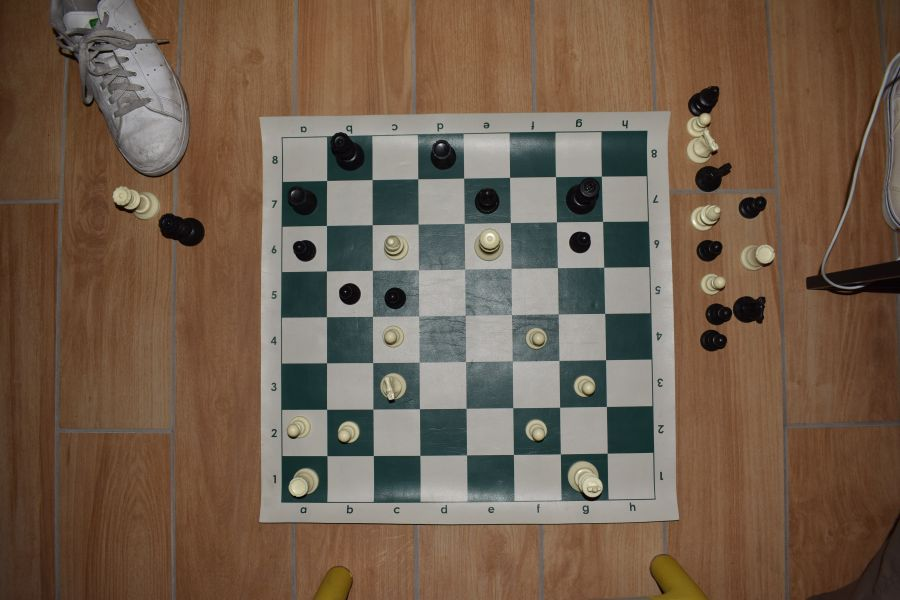
#> input picture tests/data/board.jpg, 900 x 600 px
$ python -i board_finder.py   (imports and definitions only)   (older library calls are emulated)
#> lines starting #> are read from the running program, lines starting #| are printed output that depends on the picture
"""Find an axis-aligned 8x8 board inside a larger image by its checker pattern.

Used as a pre-crop before screenshot recognition: a phone screenshot has avatars, a move
list and buttons around the board. The search runs on a downscaled copy (squares of one
colour must be uniform and alternate), then snaps the grid to the grid lines at full
resolution and checks it isn't one square off.
"""

from __future__ import annotations

from dataclasses import dataclass

import cv2
import numpy as np

COARSE_SIDE = 160         # the grid search runs on a copy with this shorter side


@dataclass
class Grid:
    x0: float             # top-left corner of the board, full-resolution pixels
    y0: float
    size: float           # square side in pixels
    consistent: int       # squares whose corner colour fits the checker pattern (of 64)
    contrast: float       # colour distance between light and dark squares
    spread: float         # typical deviation of squares from their parity's colour
    sharpness: float      # grid-line edge strength relative to mid-square
    noise: float          # pixel noise inside the plain part of a square

    @property
    def corners(self) -> list[list[float]]:
        """Image corners: top-left, top-right, bottom-right, bottom-left."""
        x1, y1 = self.x0 + 8 * self.size, self.y0 + 8 * self.size
        return [[self.x0, self.y0], [x1, self.y0], [x1, y1], [self.x0, y1]]


def _lab(img: np.ndarray) -> np.ndarray:
    return cv2.cvtColor(img, cv2.COLOR_BGR2LAB).astype(np.float32)


def _parity() -> np.ndarray:
    return (np.add.outer(np.arange(8), np.arange(8)) % 2).astype(bool)


def _coarse_search(lab: np.ndarray) -> tuple[int, int, int] | None:
    """Best (square size, x0, y0) on the small image, scored by how many squares fit an
    alternating two-colour pattern. Samples each square near its top-right corner, which
    pieces and coordinate labels rarely cover."""
    H, W = lab.shape[:2]
    odd = _parity()
    best, best_key = None, (-1, 0.0)
    # The board must fill at least half of the shorter side (true for phone and desktop
    # screenshots of a game), which keeps the search small.
    for S in range(max(6, min(H, W) // 16), min(H, W) // 8 + 1):
        ny, nx = H - 8 * S + 1, W - 8 * S + 1
        if ny <= 0 or nx <= 0:
            continue
        # Candidate origins every `st` pixels. The corner samples only pin the grid to within
        # about half a square (they fit anywhere a square is plain); _refine snaps it exactly.
        st = max(1, S // 6)
        p = max(2, round(S * 0.16))
        blur = cv2.blur(lab, (p, p))
        dx, dy = round(0.8 * S), round(0.2 * S)
        rows = [dy + r * S for r in range(8)]
        cols = [dx + c * S for c in range(8)]
        # (64, h, w, 3): every square's corner sample for every candidate origin.
        cells = np.stack([blur[y: y + ny: st, x: x + nx: st] for y in rows for x in cols])
        flat_odd = odd.ravel()
        means = np.stack([cells[~flat_odd].mean(axis=0), cells[flat_odd].mean(axis=0)])
        contrast = np.sqrt(((means[0] - means[1]) ** 2).sum(axis=-1))
        tol = np.maximum(6.0, 0.25 * contrast)
        d2 = ((cells - means[flat_odd.astype(int)]) ** 2).sum(axis=-1)
        count = (d2 < tol[None] ** 2).sum(axis=0)
        count[contrast < 20] = 0
        key = count + contrast / 1000.0
        i, j = np.unravel_index(int(np.argmax(key)), key.shape)
        if (count[i, j], contrast[i, j]) > best_key:
            best_key, best = (int(count[i, j]), float(contrast[i, j])), (S, j * st, i * st)
    return best if best_key[0] >= 40 else None


def _refine(gray: np.ndarray, x0: float, y0: float, S: float, reach: float,
            size_reach: float) -> tuple[float, float, float]:
    """Snap the grid to its 9 grid lines in each direction (lines on or just past the image
    edge, as for a board spanning the full screen width, score what's there)."""
    gx = np.abs(cv2.Sobel(gray, cv2.CV_32F, 1, 0, ksize=3))
    gy = np.abs(cv2.Sobel(gray, cv2.CV_32F, 0, 1, ksize=3))
    H, W = gray.shape
    ya, yb = int(max(0, y0 + 0.5 * S)), int(min(H, y0 + 7.5 * S))
    xa, xb = int(max(0, x0 + 0.5 * S)), int(min(W, x0 + 7.5 * S))
    col = gx[ya:yb].sum(axis=0)
    row = gy[:, xa:xb].sum(axis=1)
    k = np.arange(0, 9)
    best = (-1.0, x0, y0, S)
    for s in np.arange(S - size_reach, S + size_reach + 1e-6, 0.25):
        def line_energy(profile, start):
            starts = np.arange(start - reach, start + reach + 1e-6, 0.5)
            idx = np.rint(starts[:, None] + k[None, :] * s).astype(int)
            ok = (idx >= -2).all(axis=1) & (idx <= len(profile) + 1).all(axis=1)
            if not ok.any():
                return -1.0, start
            e = np.where(ok, profile[np.clip(idx, 0, len(profile) - 1)].sum(axis=1), -1.0)
            i = int(np.argmax(e))
            return float(e[i]), float(starts[i])
        ex, bx = line_energy(col, x0)
        ey, by = line_energy(row, y0)
        if ex + ey > best[0]:
            best = (ex + ey, bx, by, float(s))
    return best[1], best[2], best[3]


def _corner_samples(lab: np.ndarray, x0: float, y0: float, S: float) -> np.ndarray | None:
    """(8, 8, 3) median colour near each square's top-right corner, or None if off-image."""
    H, W = lab.shape[:2]
    v = np.zeros((8, 8, 3), np.float32)
    for r in range(8):
        for c in range(8):
            ya, yb = int(y0 + (r + 0.1) * S), int(y0 + (r + 0.3) * S)
            xa, xb = int(x0 + (c + 0.7) * S), int(x0 + (c + 0.9) * S)
            if ya < 0 or xa < 0 or yb > H or xb > W or yb <= ya or xb <= xa:
                return None
            v[r, c] = np.median(lab[ya:yb, xa:xb].reshape(-1, 3), axis=0)
    return v


def _fit(v: np.ndarray) -> tuple[int, float]:
    """(squares fitting the checker pattern, contrast) for corner samples."""
    odd = _parity()
    med = [np.median(v[odd == p], axis=0) for p in (False, True)]
    dist = np.linalg.norm(v - np.where(odd[..., None], med[1], med[0]), axis=2)
    contrast = float(np.linalg.norm(med[0] - med[1]))
    return int((dist < max(6.0, 0.25 * contrast)).sum()), contrast


def _best_shift(img: np.ndarray, x0: float, y0: float, S: float) -> tuple[float, float]:
    """The refined grid can still be a whole square off (one row or column outside the
    board); keep whichever of the 9 one-square shifts fits the checker pattern best."""
    lab = _lab(img)
    best, best_key = (x0, y0), (-1, 0.0)
    for dy in (0, -1, 1):
        for dx in (0, -1, 1):
            v = _corner_samples(lab, x0 + dx * S, y0 + dy * S, S)
            if v is not None:
                key = _fit(v)
                if key[0] > best_key[0]:
                    best, best_key = (x0 + dx * S, y0 + dy * S), key
    return best


def _measure(img: np.ndarray, x0: float, y0: float, S: float) -> tuple[int, float, float, float, float]:
    """Robust checker statistics, grid-line sharpness and noise for a full-resolution grid."""
    lab = _lab(img)
    v = _corner_samples(lab, x0, y0, S)
    if v is None:
        return 0, 0.0, 99.0, 0.0, 99.0
    consistent, contrast = _fit(v)
    odd = _parity()
    med = [np.median(v[odd == p], axis=0) for p in (False, True)]
    spread = float(np.median(np.linalg.norm(v - np.where(odd[..., None], med[1], med[0]), axis=2)))
    noise = [float(lab[int(y0 + (r + 0.1) * S):int(y0 + (r + 0.3) * S),
                       int(x0 + (c + 0.7) * S):int(x0 + (c + 0.9) * S), 0].std())
             for r in range(8) for c in range(8)]
    gray = cv2.cvtColor(img, cv2.COLOR_BGR2GRAY).astype(np.float32)
    gx = np.abs(cv2.Sobel(gray, cv2.CV_32F, 1, 0, ksize=3))
    ya, yb = int(y0 + 0.5 * S), int(y0 + 7.5 * S)
    on = np.mean([gx[ya:yb, int(round(x0 + k * S))].mean() for k in range(1, 8)])
    off = np.mean([gx[ya:yb, int(round(x0 + (k + 0.5) * S))].mean() for k in range(0, 8)]) + 1e-3
    return consistent, contrast, spread, float(on / off), float(np.median(noise))


def locate_board(img: np.ndarray) -> Grid | None:
    """Find a flat axis-aligned board in a BGR image, or None."""
    h, w = img.shape[:2]
    f = min(1.0, COARSE_SIDE / min(h, w))
    small = cv2.resize(img, None, fx=f, fy=f, interpolation=cv2.INTER_AREA) if f < 1 else img
    found = _coarse_search(_lab(small))
    if found is None:
        return None
    S, x0, y0 = (v / f for v in found)
    gray = cv2.cvtColor(img, cv2.COLOR_BGR2GRAY).astype(np.float32)
    # Grid lines repeat every square, so a search of +-0.55 squares can't lock onto the wrong one.
    x0, y0, S = _refine(gray, x0, y0, S, reach=0.55 * S + 2 / f, size_reach=1 / f + 0.5)
    x0, y0 = _best_shift(img, x0, y0, S)
    # Keep the board inside the image (it often spans the full width of a phone screen).
    if x0 < -2 or y0 < -2 or x0 + 8 * S > w + 2 or y0 + 8 * S > h + 2 or S < 8:
        return None
    x0, y0 = max(0.0, x0), max(0.0, y0)
    S = min(S, (w - x0) / 8, (h - y0) / 8)
    return Grid(x0, y0, S, *_measure(img, x0, y0, S))


def looks_like_screenshot(grid: Grid | None) -> bool:
    """A flat digital board: nearly every square fits the checker pattern, squares of one
    colour are practically identical, and the grid lines are crisp. Spread is the main
    test: on 104 real camera photos the flattest scored >= 4.6, while screenshots score
    0-1.3 (small, heavily compressed JPEGs included). Noise is a backstop: photos >= 1.2,
    large screenshots ~0, small JPEG screenshots up to ~1.7."""
    return (grid is not None and grid.consistent >= 54 and grid.spread <= 2.5 and grid.noise <= 2.0
            and grid.contrast >= 20 and grid.sharpness >= 3.0)

>>> import cv2
>>> picture = cv2.imread('../../tests/data/board.jpg')
#> picture is the input picture: shape (600, 900, 3); mean B, G, R 77.7, 94.7, 113.6
>>> result = locate_board(picture)
#> in _lab, `return cv2.cvtColor(img, cv2.COLOR_BGR2LAB).astype(np.float32)`:
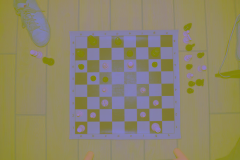
#> returned value: shape (160, 240, 3) float32; mean of channels 0, 1, 2 105.5, 133.7, 141.1; drawn as B, G, R
#> in _coarse_search, `H, W = lab.shape[:2]`: H = 160; W = 240
#> the loop in _coarse_search, `for S in range(max(6, min(H, W) // 16), min(H, W) // 8 + 1):` made 11 passes
#> (ny, nx, i, j, best_key, best) on passes 1 to 2: (81, 161, 2, 152, (6, 21.04), (10, 152, 2)), (73, 153, 44, 77, (53, 96.97), (11, 77, 44))
#> (ny, nx, i, j) on passes 3 to 8: (65, 145, 18, 38), (57, 137, 19, 33), (49, 129, 16, 32), (41, 121, 0, 58), (33, 113, 14, 40), (25, 105, 3, 30)
#> pass 1, in _coarse_search, `contrast = np.sqrt(((means[0] - means[1]) ** 2).sum(axis=-1))`:
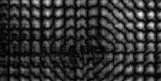
#> contrast: shape (81, 161) float32; min 0.134, max 39.22, mean 7.8; drawn with min black and max white
#> pass 1, in _coarse_search, `tol = np.maximum(6.0, 0.25 * contrast)`:
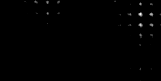
#> tol: shape (81, 161) float32; min 6, max 9.8, mean 6.01; drawn with min black and max white
#> pass 1, in _coarse_search, `count = (d2 < tol[None] ** 2).sum(axis=0)`:
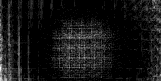
#> count: shape (81, 161) int64; min 0, max 16, mean 1.33; drawn with min black and max white
#> in locate_board, `found = _coarse_search(_lab(small))`: found = (11, 77, 44)
#> in locate_board, `S, x0, y0 = (v / f for v in found)`: S = 41.25; x0 = 288.8; y0 = 165
#> in locate_board, `gray = cv2.cvtColor(img, cv2.COLOR_BGR2GRAY).astype(np.float32)`:
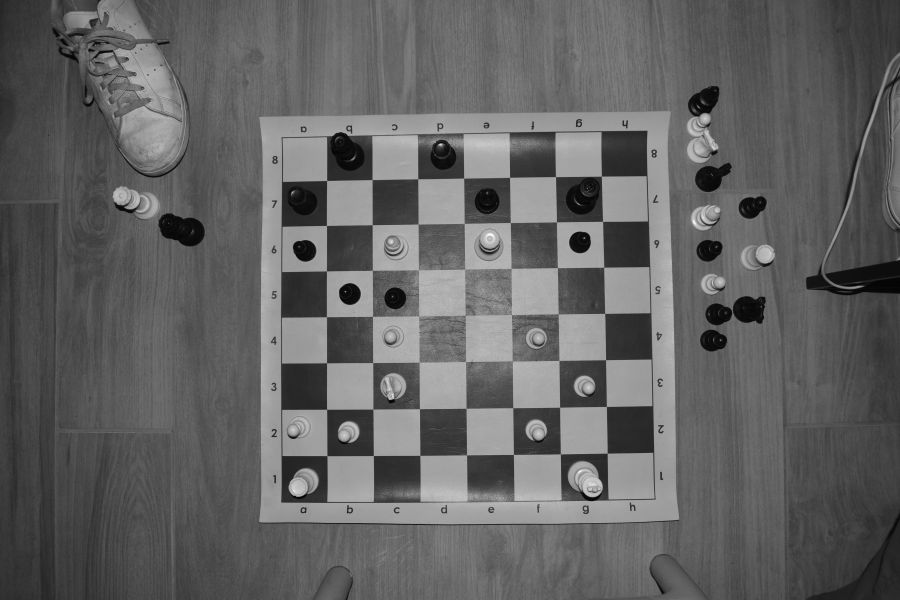
#> gray: shape (600, 900) float32; min 0, max 252, mean 98.4
#> in _refine, `gy = np.abs(cv2.Sobel(gray, cv2.CV_32F, 0, 1, ksize=3))`:
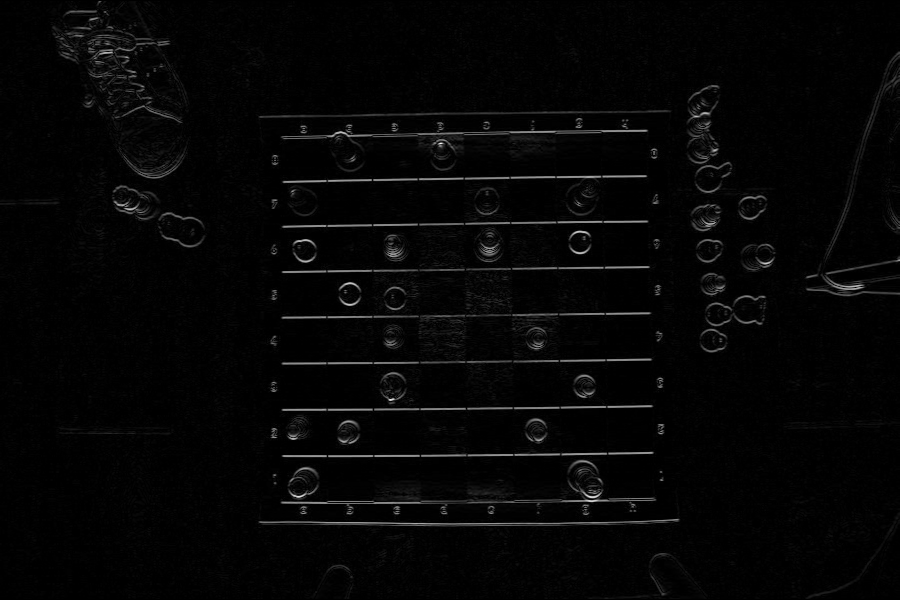
#> gy: shape (600, 900) float32; min 0, max 784, mean 18.3; drawn with min black and max white
#> in _refine, `ya, yb = int(max(0, y0 + 0.5 * S)), int(min(H, y0 + 7.5 * S))`: ya = 185; yb = 474
#> in _refine, `xa, xb = int(max(0, x0 + 0.5 * S)), int(min(W, x0 + 7.5 * S))`: xa = 309; xb = 598
#> in _refine, `col = gx[ya:yb].sum(axis=0)`: col = 900 values, max 120054 at index 327, min 0 at index 0, mean 7582.6
#> in _refine, `row = gy[:, xa:xb].sum(axis=1)`: row = 600 values, max 101661 at index 523, min 0 at index 0, mean 7966.9
#> in _refine, `best = (-1.0, x0, y0, S)`: best = (-1, 288.8, 165, 41.25)
#> the loop in _refine, `for s in np.arange(S - size_reach, S + size_reach + 1e-6, 0.25):` made 35 passes
#> (ex, bx, ey, by, best) on passes 1, 2, 30, 31, 32, 33, 34, 35: (218736, 260.6, 190344, 158.8, (409080, 260.6, 158.8, 37)), (242217, 261.1, 190131, 193.8, (432348, 261.1, 193.8, 37.25)), (239730, 283.1, 198143, 135.8, (437873, 283.1, 135.8, 44.25)), (240778, 282.6, 214134, 135.8, (454912, 282.6, 135.8, 44.5)), (291200, 282.1, 228023, 135.3, (519223, 282.1, 135.3, 44.75)), (302404, 281.6, 247962, 134.8, (550366, 281.6, 134.8, 45)), (357991, 282.1, 281969, 134.8, (639960, 282.1, 134.8, 45.25)), (405080, 281.6, 345672, 134.8, (750752, 281.6, 134.8, 45.5))
#> (ex, bx, ey, by) on passes 3 to 8: (233706, 260.1, 188868, 192.8), (190548, 259.6, 167175, 153.3), (161267, 288.6, 159874, 141.8), (196259, 289.1, 190146, 186.8), (193414, 288.1, 188276, 185.3), (201741, 288.1, 189453, 183.3)
#> in locate_board, `x0, y0, S = _refine(gray, x0, y0, S, reach=0.55 * S + 2 / f, size_reac..`: x0 = 281.6; y0 = 134.8; S = 45.5
#> in _lab (call 2), `return cv2.cvtColor(img, cv2.COLOR_BGR2LAB).astype(np.float32)`:
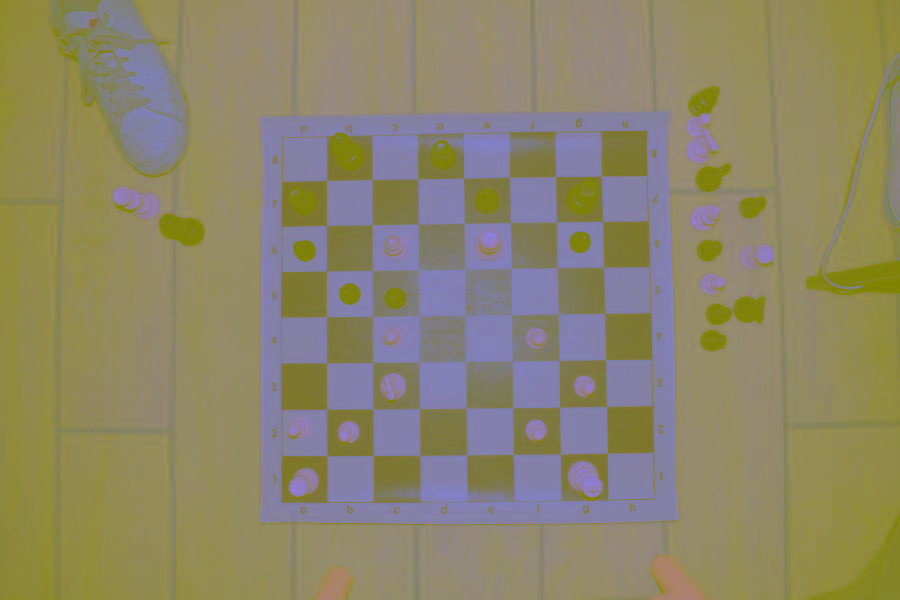
#> returned value: shape (600, 900, 3) float32; mean of channels 0, 1, 2 105.4, 133.7, 141; drawn as B, G, R
#> in _best_shift, `best, best_key = (x0, y0), (-1, 0.0)`: best = (281.6, 134.8); best_key = (-1, 0)
#> after the loop in _best_shift, `for dy in (0, -1, 1):`: best_key = (55, 108)
#> in _measure, `consistent, contrast = _fit(v)`: consistent = 55; contrast = 108
#> in _measure, `med = [np.median(v[odd == p], axis=0) for p in (False, True)]`: med = [[172.5, 128, 131], [65, 120, 125]]
#> in _measure, `spread = float(np.median(np.linalg.norm(v - np.where(odd[..., None], m..`: spread = 7.91
#> in _measure, `noise = [float(lab[int(y0 + (r + 0.1) * S):int(y0 + (r + 0.3) * S), in..`: noise = 64 values, max 67.15 at index 22, min 0.576 at index 54, mean 5.75
#> in _measure, `ya, yb = int(y0 + 0.5 * S), int(y0 + 7.5 * S)`: ya = 157; yb = 476
#> in _measure, `on = np.mean([gx[ya:yb, int(round(x0 + k * S))].mean() for k in range(..`: on = 179.2
#> in _measure, `off = np.mean([gx[ya:yb, int(round(x0 + (k + 0.5) * S))].mean() for k ..`: off = 15.13
